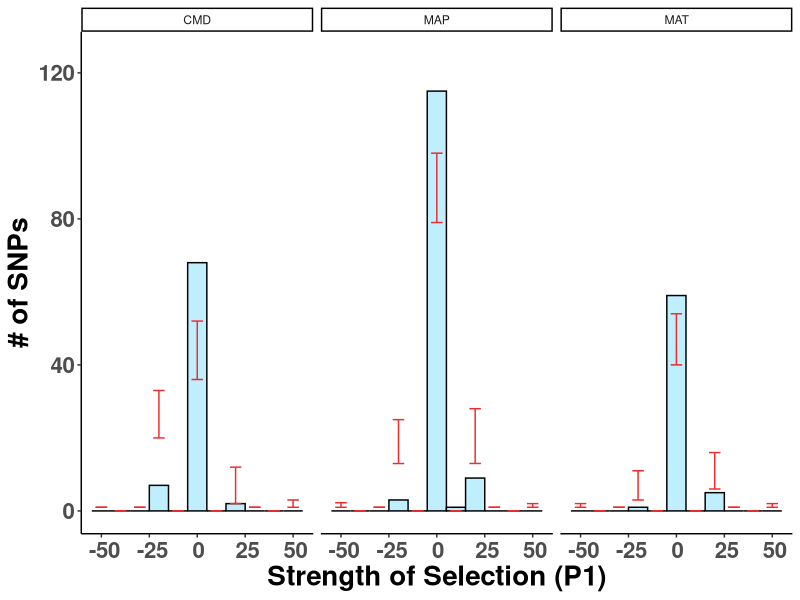
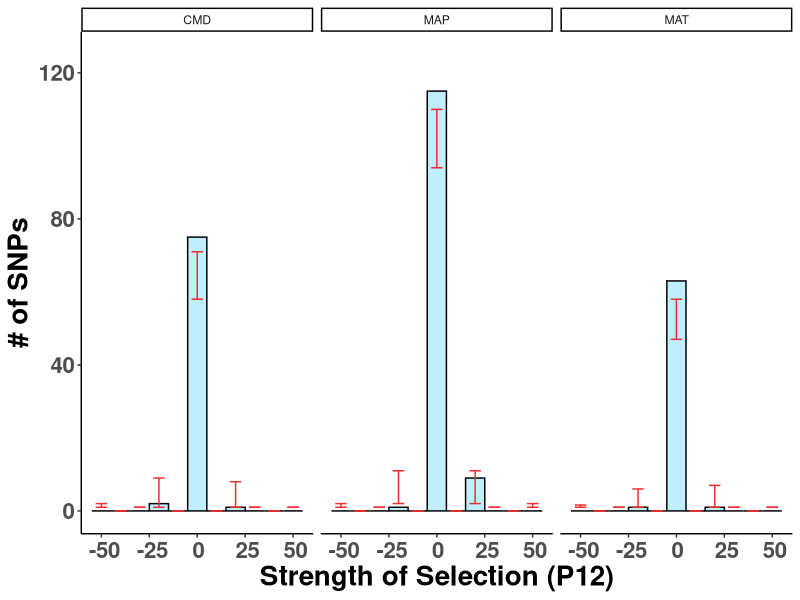
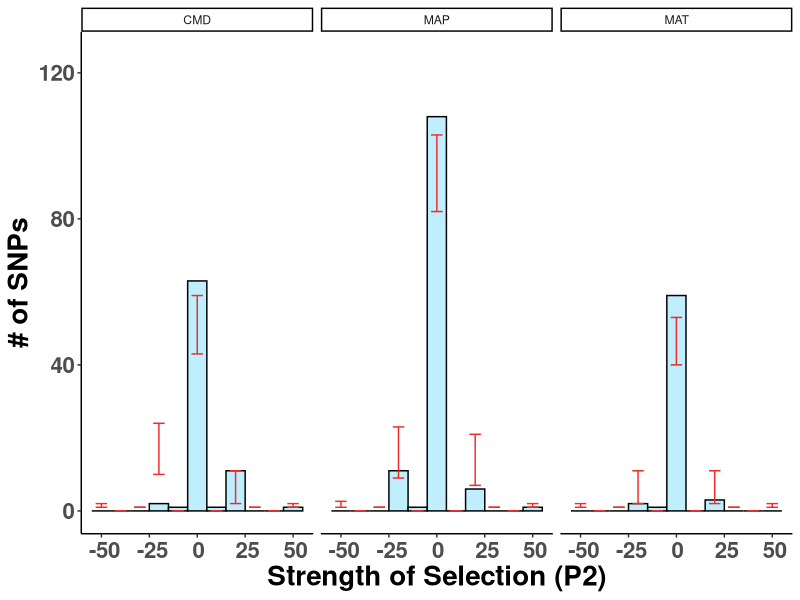
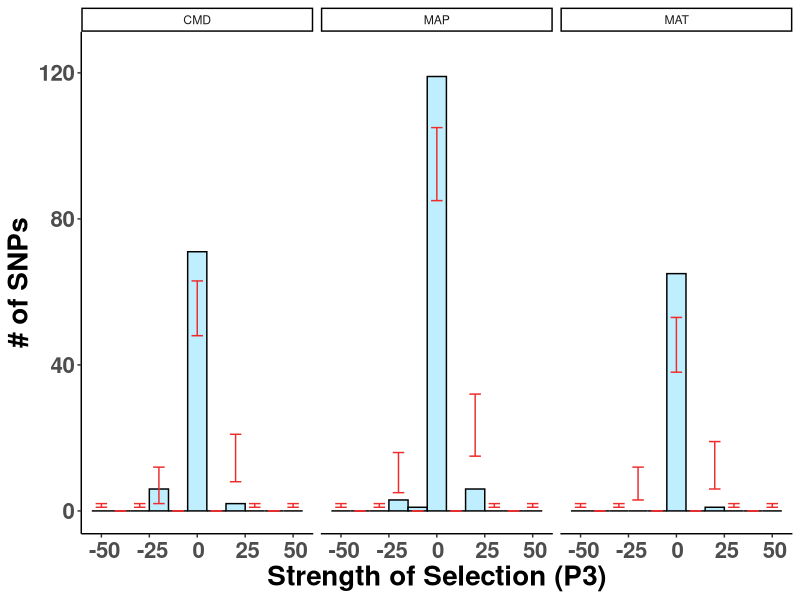
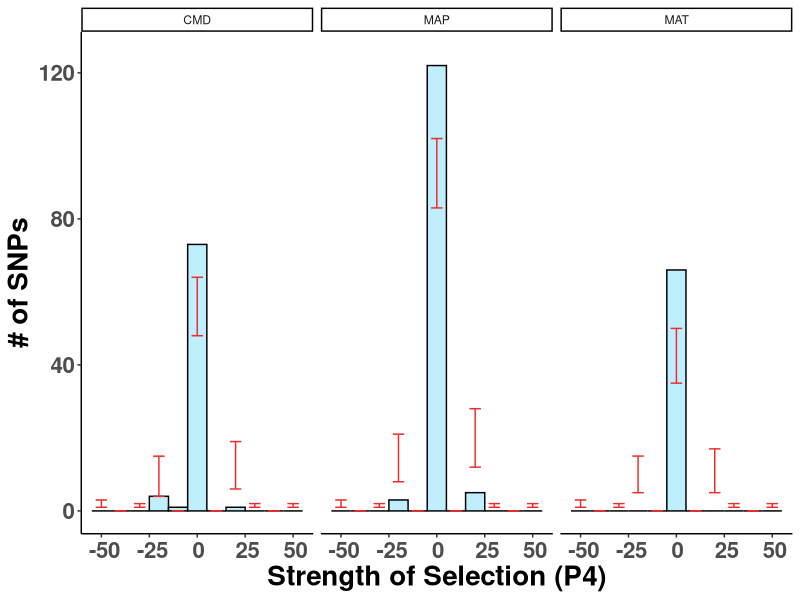
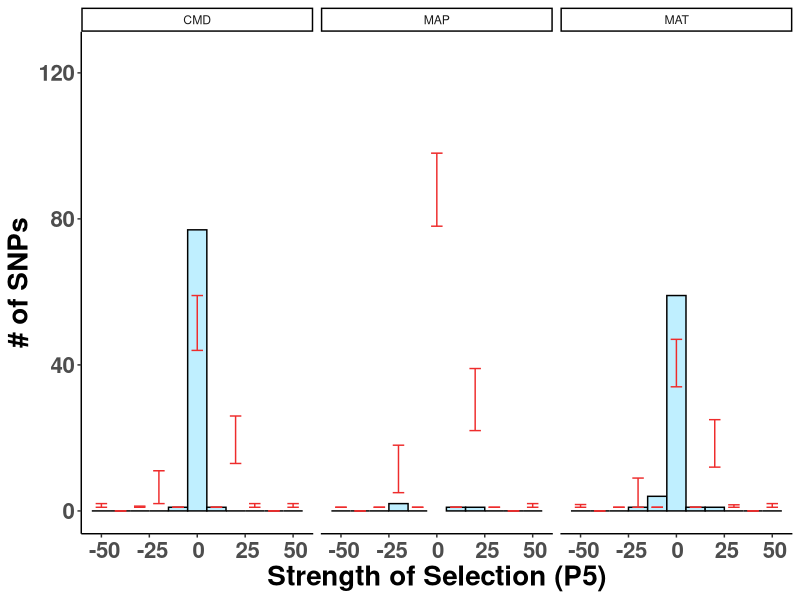
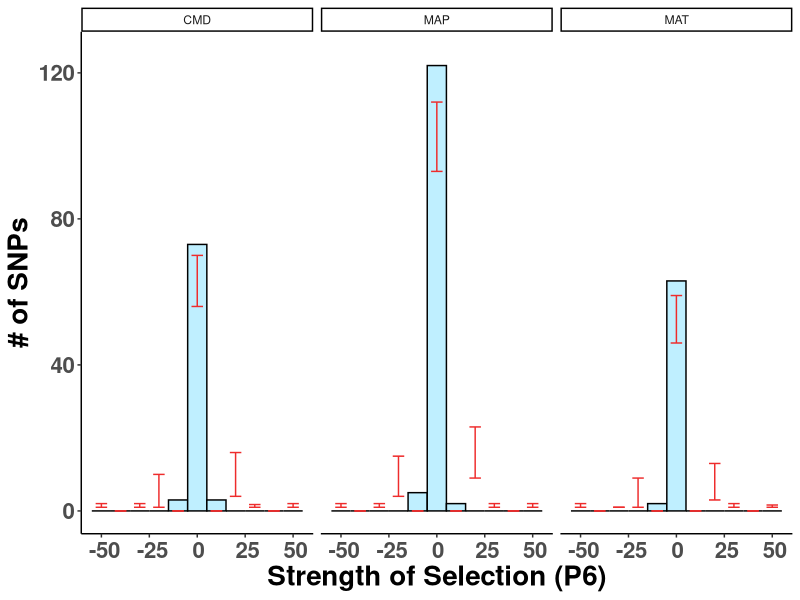
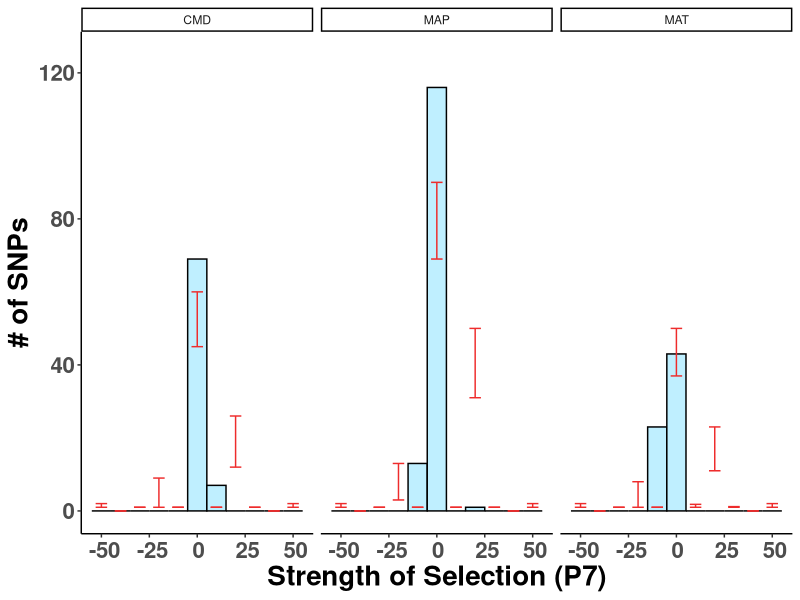

Recreate these plots in R, in order.
##################################################################################
## Generate input for strength of selection graphs
## Processing for both observation and permuted CI
## Author Daniel Anstett
## 
## Modified from https://jkzorz.github.io/2020/05/17/Error-bars.html
## Last Modified May 17, 2022
###################################################################################
#Function
#hist_ci <- function(df,site,low_CI,high_CI){
#  emv_hist <- ggplot(df,aes(x=S,y=site,ymin=low_CI,ymax=p2_high_CI))+
#    geom_bar(colour = "black", stat = "identity", width = 0.2, fill = "lightblue1")+
#    geom_errorbar(colour = "firebrick2", stat = "identity", width = 0.12) +
#    labs(x = "Strength of Selection", y = "Count") +
#    theme_classic()
#  emv_hist <- emv_hist +
#    theme(axis.text.x = element_text(size = 16, face = "bold", angle = 0,hjust = 0.4, vjust = 0.7), 
#          axis.title = element_text(size = 20, face = "bold"), 
#          axis.text.y = element_text(size = 16, face = "bold"))
#  #  scale_y_continuous(expand = c(0,0))
#  return(emv_hist)
#}

###################################################################################
#Import libraries
library(tidyverse)

#Import files
mat_obs_ci <- read_csv("Genomics_scripts/Data/mat_obs_ci_peakbf5_slope50.csv")
map_obs_ci <- read_csv("Genomics_scripts/Data/map_obs_ci_peakbf5_slope50.csv")
cmd_obs_ci <- read_csv("Genomics_scripts/Data/cmd_obs_ci_peakbf5_slope50.csv")
env_obs_ci <- read_csv("Genomics_scripts/Data/env_obs_ci_peakbf5_slope50.csv")


###################################################################################
## Histogram graphs with CI
###################################################################################

# Site 1
mat_p1_hist <- ggplot(env_obs_ci,aes(x=S,y=p1,ymin=p1_low,ymax=p1_up))+
  geom_bar(colour = "black", stat = "identity", width = 10, fill = "lightblue1")+
  geom_errorbar(colour = "firebrick2", stat = "identity", width = 6) +
  labs(x = "Strength of Selection (P1)", y = "# of SNPs") +
  scale_x_continuous(breaks=seq(-50,50,25))+
  scale_y_continuous(limits=c(0,125))+
  theme_classic()
mat_p1_hist <- mat_p1_hist +
  theme(axis.text.x = element_text(size = 16, face = "bold", angle = 0,hjust = 0.4, vjust = 0.7), 
        axis.title = element_text(size = 20, face = "bold"), 
        axis.text.y = element_text(size = 16, face = "bold"))
mat_p1_hist <- mat_p1_hist + facet_wrap(.~env)
mat_p1_hist 
ggsave("Graphs_Oct_22/3_01env_hist_ci_p1.pdf",width=10, height = 6, units = "in")

# Site 12
mat_p12_hist <- ggplot(env_obs_ci,aes(x=S,y=p12,ymin=p12_low,ymax=p12_up))+
  geom_bar(colour = "black", stat = "identity", width = 10, fill = "lightblue1")+
  geom_errorbar(colour = "firebrick2", stat = "identity", width = 6) +
  labs(x = "Strength of Selection (P12)", y = "# of SNPs") +
 scale_x_continuous(breaks=seq(-50,50,25))+
  scale_y_continuous(limits=c(0,125))+
  theme_classic()
mat_p12_hist <- mat_p12_hist +
  theme(axis.text.x = element_text(size = 16, face = "bold", angle = 0,hjust = 0.4, vjust = 0.7), 
        axis.title = element_text(size = 20, face = "bold"), 
        axis.text.y = element_text(size = 16, face = "bold"))
mat_p12_hist <- mat_p12_hist + facet_wrap(.~env)
mat_p12_hist 
ggsave("Graphs_Oct_22/3_02env_hist_ci_p12.pdf",width=10, height = 6, units = "in")

# Site 2
mat_p2_hist <- ggplot(env_obs_ci,aes(x=S,y=p2,ymin=p2_low,ymax=p2_up))+
  geom_bar(colour = "black", stat = "identity", width = 10, fill = "lightblue1")+
  geom_errorbar(colour = "firebrick2", stat = "identity", width = 6) +
  labs(x = "Strength of Selection (P2)", y = "# of SNPs") +
 scale_x_continuous(breaks=seq(-50,50,25))+
  scale_y_continuous(limits=c(0,125))+
  theme_classic()
mat_p2_hist <- mat_p2_hist +
  theme(axis.text.x = element_text(size = 16, face = "bold", angle = 0,hjust = 0.4, vjust = 0.7), 
        axis.title = element_text(size = 20, face = "bold"), 
        axis.text.y = element_text(size = 16, face = "bold"))
mat_p2_hist <- mat_p2_hist + facet_wrap(.~env)
mat_p2_hist 
ggsave("Graphs_Oct_22/3_03env_hist_ci_p2.pdf",width=10, height = 6, units = "in")

# Site 3
mat_p3_hist <- ggplot(env_obs_ci,aes(x=S,y=p3,ymin=p3_low,ymax=p3_up))+
  geom_bar(colour = "black", stat = "identity", width = 10, fill = "lightblue1")+
  geom_errorbar(colour = "firebrick2", stat = "identity", width = 6) +
  labs(x = "Strength of Selection (P3)", y = "# of SNPs") +
 scale_x_continuous(breaks=seq(-50,50,25))+
  scale_y_continuous(limits=c(0,125))+
  theme_classic()
mat_p3_hist <- mat_p3_hist +
  theme(axis.text.x = element_text(size = 16, face = "bold", angle = 0,hjust = 0.4, vjust = 0.7), 
        axis.title = element_text(size = 20, face = "bold"), 
        axis.text.y = element_text(size = 16, face = "bold"))
mat_p3_hist <- mat_p3_hist + facet_wrap(.~env)
mat_p3_hist 
ggsave("Graphs_Oct_22/3_04env_hist_ci_p3.pdf",width=10, height = 6, units = "in")

# Site 4
mat_p4_hist <- ggplot(env_obs_ci,aes(x=S,y=p4,ymin=p4_low,ymax=p4_up))+
  geom_bar(colour = "black", stat = "identity", width = 10, fill = "lightblue1")+
  geom_errorbar(colour = "firebrick2", stat = "identity", width = 6) +
  labs(x = "Strength of Selection (P4)", y = "# of SNPs") +
 scale_x_continuous(breaks=seq(-50,50,25))+
  scale_y_continuous(limits=c(0,125))+
  theme_classic()
mat_p4_hist <- mat_p4_hist +
  theme(axis.text.x = element_text(size = 16, face = "bold", angle = 0,hjust = 0.4, vjust = 0.7), 
        axis.title = element_text(size = 20, face = "bold"), 
        axis.text.y = element_text(size = 16, face = "bold"))
mat_p4_hist <- mat_p4_hist + facet_wrap(.~env)
mat_p4_hist 
ggsave("Graphs_Oct_22/3_05env_hist_ci_p4.pdf",width=10, height = 6, units = "in")

# Site 5
mat_p5_hist <- ggplot(env_obs_ci,aes(x=S,y=p5,ymin=p5_low,ymax=p5_up))+
  geom_bar(colour = "black", stat = "identity", width = 10, fill = "lightblue1")+
  geom_errorbar(colour = "firebrick2", stat = "identity", width = 6) +
  labs(x = "Strength of Selection (P5)", y = "# of SNPs") +
 scale_x_continuous(breaks=seq(-50,50,25))+
  scale_y_continuous(limits=c(0,125))+
  theme_classic()
mat_p5_hist <- mat_p5_hist +
  theme(axis.text.x = element_text(size = 16, face = "bold", angle = 0,hjust = 0.4, vjust = 0.7), 
        axis.title = element_text(size = 20, face = "bold"), 
        axis.text.y = element_text(size = 16, face = "bold"))
mat_p5_hist <- mat_p5_hist + facet_wrap(.~env)
mat_p5_hist 
ggsave("Graphs_Oct_22/3_06env_hist_ci_p5.pdf",width=10, height = 6, units = "in")

# Site 6
mat_p6_hist <- ggplot(env_obs_ci,aes(x=S,y=p6,ymin=p6_low,ymax=p6_up))+
  geom_bar(colour = "black", stat = "identity", width = 10, fill = "lightblue1")+
  geom_errorbar(colour = "firebrick2", stat = "identity", width = 6) +
  labs(x = "Strength of Selection (P6)", y = "# of SNPs") +
  scale_x_continuous(breaks=seq(-50,50,25))+
  scale_y_continuous(limits=c(0,125))+
  theme_classic()
mat_p6_hist <- mat_p6_hist +
  theme(axis.text.x = element_text(size = 16, face = "bold", angle = 0,hjust = 0.4, vjust = 0.7), 
        axis.title = element_text(size = 20, face = "bold"), 
        axis.text.y = element_text(size = 16, face = "bold"))
mat_p6_hist <- mat_p6_hist + facet_wrap(.~env)
mat_p6_hist 
ggsave("Graphs_Oct_22/3_07env_hist_ci_p6.pdf",width=10, height = 6, units = "in")

# Site 7
mat_p7_hist <- ggplot(env_obs_ci,aes(x=S,y=p7,ymin=p7_low,ymax=p7_up))+
  geom_bar(colour = "black", stat = "identity", width = 10, fill = "lightblue1")+
  geom_errorbar(colour = "firebrick2", stat = "identity", width = 6) +
  labs(x = "Strength of Selection (P7)", y = "# of SNPs") +
 scale_x_continuous(breaks=seq(-50,50,25))+
  scale_y_continuous(limits=c(0,125))+
  theme_classic()
mat_p7_hist <- mat_p7_hist +
  theme(axis.text.x = element_text(size = 16, face = "bold", angle = 0,hjust = 0.4, vjust = 0.7), 
        axis.title = element_text(size = 20, face = "bold"), 
        axis.text.y = element_text(size = 16, face = "bold"))
mat_p7_hist <- mat_p7_hist + facet_wrap(.~env)
mat_p7_hist 
ggsave("Graphs_Oct_22/3_08env_hist_ci_p7.pdf",width=10, height = 6, units = "in")

# Site 8
mat_p8_hist <- ggplot(env_obs_ci,aes(x=S,y=p8,ymin=p8_low,ymax=p8_up))+
  geom_bar(colour = "black", stat = "identity", width = 10, fill = "lightblue1")+
  geom_errorbar(colour = "firebrick2", stat = "identity", width = 6) +
  labs(x = "Strength of Selection (P8)", y = "# of SNPs") +
 scale_x_continuous(breaks=seq(-50,50,25))+
  scale_y_continuous(limits=c(0,125))+
  theme_classic()
mat_p8_hist <- mat_p8_hist +
  theme(axis.text.x = element_text(size = 16, face = "bold", angle = 0,hjust = 0.4, vjust = 0.7), 
        axis.title = element_text(size = 20, face = "bold"), 
        axis.text.y = element_text(size = 16, face = "bold"))
mat_p8_hist <- mat_p8_hist + facet_wrap(.~env)
mat_p8_hist 
ggsave("Graphs_Oct_22/3_09env_hist_ci_p8.pdf",width=10, height = 6, units = "in")

# Site 9
mat_p9_hist <- ggplot(env_obs_ci,aes(x=S,y=p9,ymin=p9_low,ymax=p9_up))+
  geom_bar(colour = "black", stat = "identity", width = 10, fill = "lightblue1")+
  geom_errorbar(colour = "firebrick2", stat = "identity", width = 6) +
  labs(x = "Strength of Selection (P9)", y = "# of SNPs") +
 scale_x_continuous(breaks=seq(-50,50,25))+
  scale_y_continuous(limits=c(0,125))+
  theme_classic()
mat_p9_hist <- mat_p9_hist +
  theme(axis.text.x = element_text(size = 16, face = "bold", angle = 0,hjust = 0.4, vjust = 0.7), 
        axis.title = element_text(size = 20, face = "bold"), 
        axis.text.y = element_text(size = 16, face = "bold"))
mat_p9_hist <- mat_p9_hist + facet_wrap(.~env)
mat_p9_hist 
ggsave("Graphs_Oct_22/3_10env_hist_ci_p9.pdf",width=10, height = 6, units = "in")

# Site 10
mat_p10_hist <- ggplot(env_obs_ci,aes(x=S,y=p10,ymin=p10_low,ymax=p10_up))+
  geom_bar(colour = "black", stat = "identity", width = 10, fill = "lightblue1")+
  geom_errorbar(colour = "firebrick2", stat = "identity", width = 6) +
  labs(x = "Strength of Selection (P10)", y = "# of SNPs") +
 scale_x_continuous(breaks=seq(-50,50,25))+
  scale_y_continuous(limits=c(0,125))+
  theme_classic()
mat_p10_hist <- mat_p10_hist +
  theme(axis.text.x = element_text(size = 16, face = "bold", angle = 0,hjust = 0.4, vjust = 0.7), 
        axis.title = element_text(size = 20, face = "bold"), 
        axis.text.y = element_text(size = 16, face = "bold"))
mat_p10_hist <- mat_p10_hist + facet_wrap(.~env)
mat_p10_hist 
ggsave("Graphs_Oct_22/3_11env_hist_ci_p10.pdf",width=10, height = 6, units = "in")

# Site 11
mat_p11_hist <- ggplot(env_obs_ci,aes(x=S,y=p11,ymin=p11_low,ymax=p11_up))+
  geom_bar(colour = "black", stat = "identity", width = 10, fill = "lightblue1")+
  geom_errorbar(colour = "firebrick2", stat = "identity", width = 6) +
  labs(x = "Strength of Selection (P11)", y = "# of SNPs") +
 scale_x_continuous(breaks=seq(-50,50,25))+
  scale_y_continuous(limits=c(0,125))+
  theme_classic()
mat_p11_hist <- mat_p11_hist +
  theme(axis.text.x = element_text(size = 16, face = "bold", angle = 0,hjust = 0.4, vjust = 0.7), 
        axis.title = element_text(size = 20, face = "bold"), 
        axis.text.y = element_text(size = 16, face = "bold"))
mat_p11_hist <- mat_p11_hist + facet_wrap(.~env)
mat_p11_hist 
ggsave("Graphs_Oct_22/3_12env_hist_ci_p11.pdf",width=10, height = 6, units = "in")




